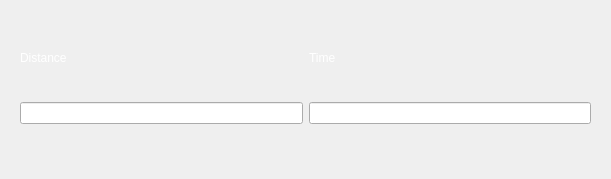
               <widget class="QWidget" name="EditWorkoutRacescrollAreaWidgetContents">
                <property name="geometry">
                 <rect>
                  <x>0</x>
                  <y>0</y>
                  <width>611</width>
                  <height>179</height>
                 </rect>
                </property>
                <layout class="QVBoxLayout" name="verticalLayout_31">
                 <item>
                  <widget class="QWidget" name="EditWorkoutRaceInnerWidget" native="true">
                   <property name="styleSheet">
                    <string notr="true"/>
                   </property>
                   <layout class="QGridLayout" name="gridLayout_22">
                    <item row="0" column="0">
                     <widget class="QLabel" name="EditWorkoutRaceDistanceLabel">
                      <property name="maximumSize">
                       <size>
                        <width>16777215</width>
                        <height>10</height>
                       </size>
                      </property>
                      <property name="styleSheet">
                       <string notr="true">color: white; 
border: none;
background: transparent;
text-align: left; /* Align the text inside the QPushButton to the left */
padding-left: 0px;
</string>
                      </property>
                      <property name="text">
                       <string>Distance</string>
                      </property>
                     </widget>
                    </item>
                    <item row="0" column="1">
                     <widget class="QLabel" name="EditWorkoutRaceTimeLabel">
                      <property name="maximumSize">
                       <size>
                        <width>16777215</width>
                        <height>10</height>
                       </size>
                      </property>
                      <property name="styleSheet">
                       <string notr="true">color: white; 
border: none;
background: transparent;
text-align: left; /* Align the text inside the QPushButton to the left */
padding-left: 0px;
</string>
                      </property>
                      <property name="text">
                       <string>Time</string>
                      </property>
                     </widget>
                    </item>
                    <item row="1" column="0">
                     <widget class="QLineEdit" name="EditWorkoutRaceDistanceLe"/>
                    </item>
                    <item row="1" column="1">
                     <widget class="QLineEdit" name="EditWorkoutRaceTimeLE"/>
                    </item>
                   </layout>
                  </widget>
                 </item>
                </layout>
               </widget>
